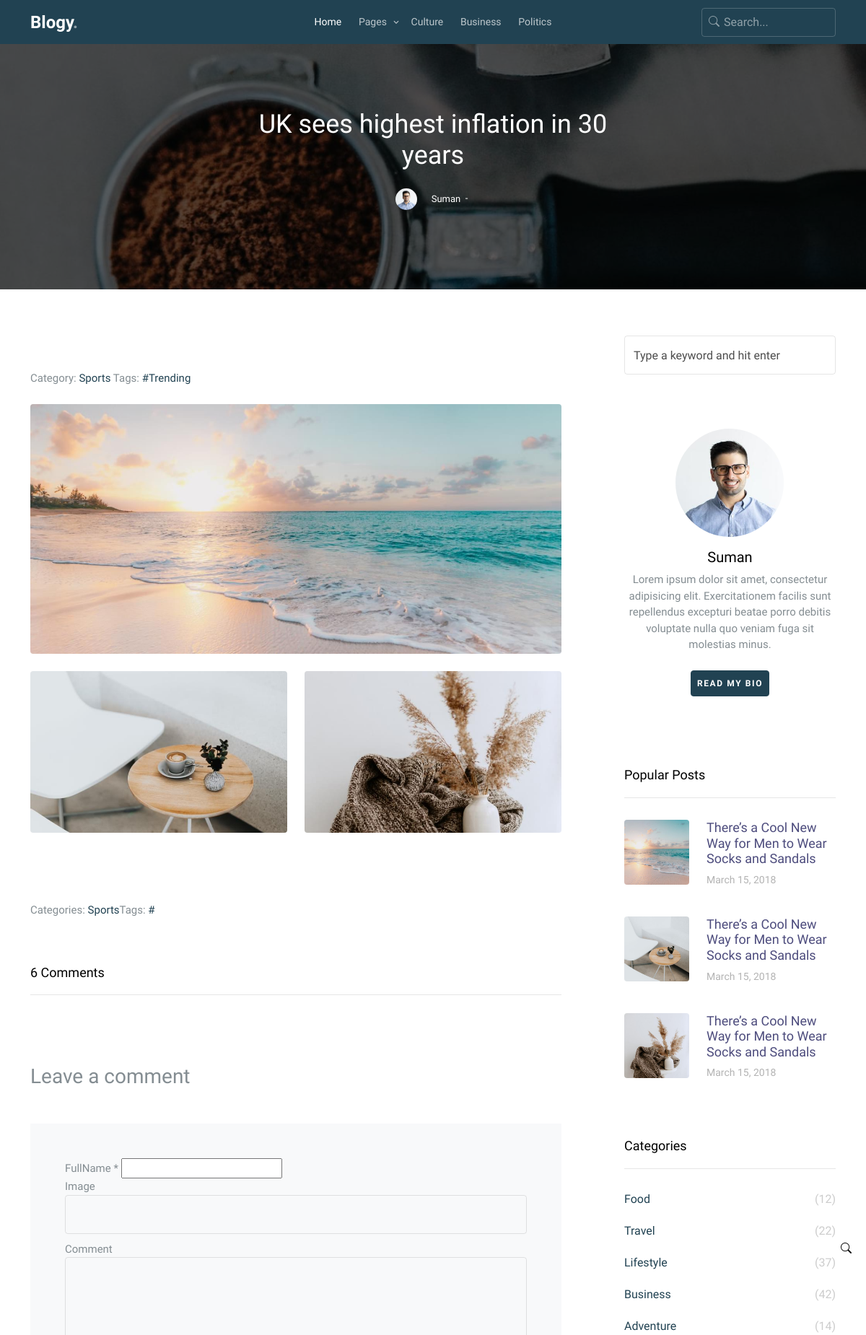
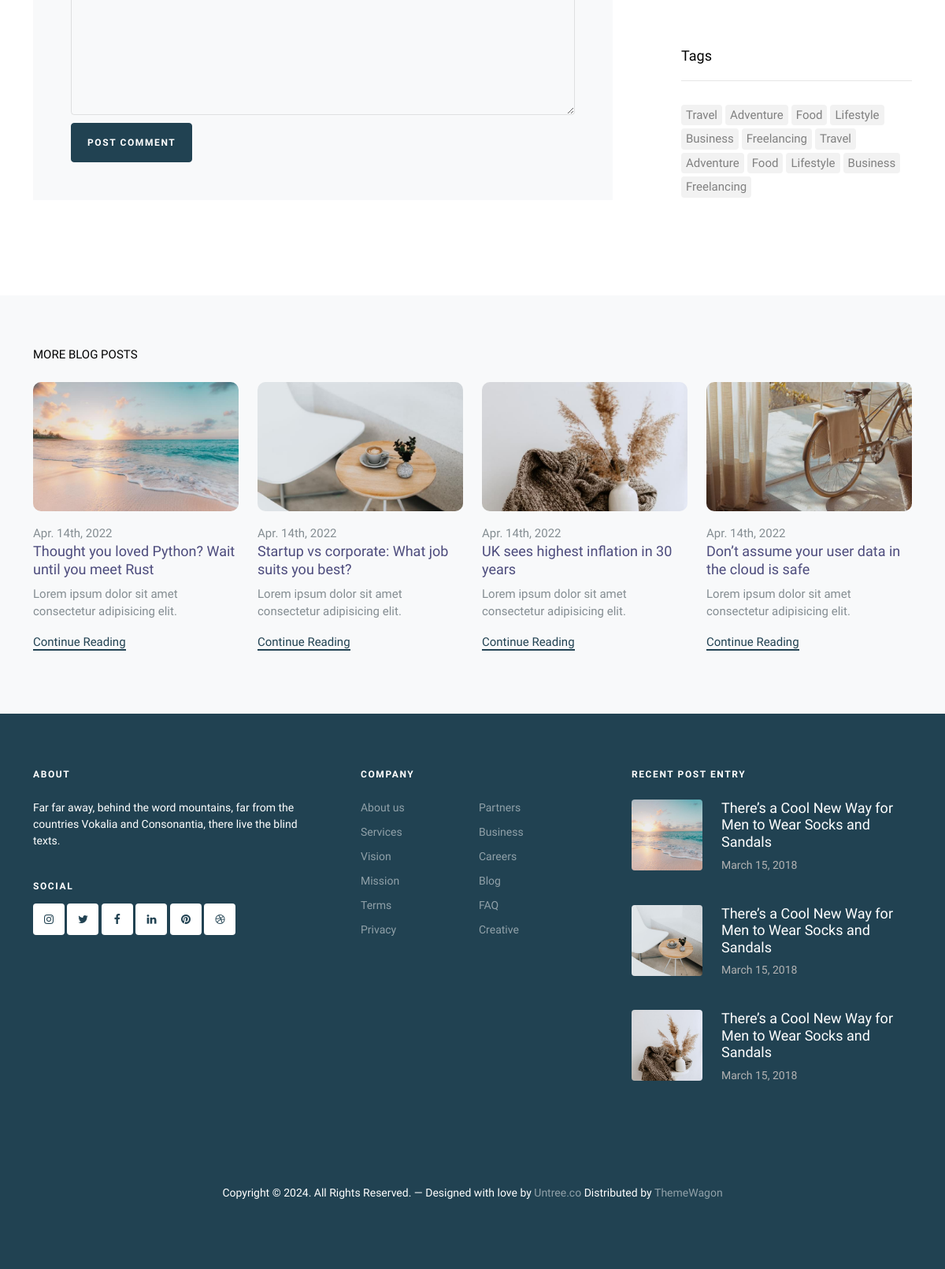
The app's page /blog/2/ with its own data (2 pictures, top to bottom).
### blogs/models.py (models this page shows, shortened)
class Blog(models.Model):
    created_at = models.DateTimeField(auto_now_add=True, editable=False)
    image = models.ImageField()
    title = models.CharField(max_length=255)
    author = models.ForeignKey(Author, on_delete=models.PROTECT)
    category = models.ForeignKey(BlogCategory, on_delete=models.PROTECT)
    tags = models.ManyToManyField(BlogTags, blank=True)
    short_description = models.TextField(default="")
    description = tmcemodel.HTMLField()
    class Meta:
        ordering = ("-created_at",)

class Author(models.Model):
    name = models.CharField(max_length=255)
    image = models.ImageField()

class BlogCategory(models.Model):
    name = models.CharField(max_length=100)

class BlogTags(models.Model):
    name = models.CharField(max_length=100)
    def __str__(self) -> str:
        return self.name

### blogs/views.py (the view)
# urls.py: path("blog/<int:pk>/", BlogDetailPage.as_view(), name="blog_detail"),
class BlogDetailPage(generic.DetailView):
    template_name = "single.html"
    model = Blog
    context_object_name = "detail"
    def get_context_data(self, **kwargs):
        return super().get_context_data(**kwargs)

### template/single.html (shortened to what this page needs)
{% extends 'base.html' %}
{% block content %}
<div class="site-cover site-cover-sm same-height overlay single-page"
  style="background-image: url('images/hero_5.jpg');">
  <div class="container">
    <div class="row same-height justify-content-center">
      <div class="col-md-6">
        <div class="post-entry text-center">
          <h1 class="mb-4">{{detail.title}}</h1>
          <div class="post-meta align-items-center text-center">
            <figure class="author-figure mb-0 me-3 d-inline-block"><img src="{{detail.author.image.url}}" alt="Image"
                class="img-fluid">
            </figure>
            <span class="d-inline-block mt-1">{{detail.author.name}}</span>
            <span>&nbsp;-&nbsp; {{details.created_at}}</span>
          </div>
        </div>
      </div>
    </div>
  </div>
</div>
<section class="section">
  <div class="container">
    <div class="row blog-entries element-animate">
      <div class="col-md-12 col-lg-8 main-content">
        <div class="pt-5">
          <p>Category: <a href="#">{{detail.category.name}}</a> Tags:
            {% for i in detail.tags.all %}
            <a href="#">#{{i}}</a>
            {% endfor %}
          </p>
        </div>
        <div class="row my-4">
          <div class="col-md-12 mb-4">
            <img src="static/images/hero_1.jpg" alt="Image placeholder" class="img-fluid rounded">
          </div>
          <div class="col-md-6 mb-4">
            <img src="static/images/img_2_horizontal.jpg" alt="Image placeholder" class="img-fluid rounded">
          </div>
          <div class="col-md-6 mb-4">
            <img src="static/images/img_3_horizontal.jpg" alt="Image placeholder" class="img-fluid rounded">
          </div>
        </div>
        <div class="pt-5">
          <p>Categories: <a href="#">{{detail.category.name}}</a>Tags:
            {%for in in detail.tags.all%}
            <a href="#">#{{i}}</a>
            {%endfor %}
          </p>
        </div>
        <div class="pt-5 comment-wrap">
          <h3 class="mb-5 heading">6 Comments</h3>
          <div class="comment-form-wrap pt-5">
            <h3 class="mb-5">Leave a comment</h3>
            <form action="#" class="p-5 bg-light">
              <div class="form-group">
                <label for="name">FullName *</label>
                <input type="text" class="multipart_form-control" id="full_name" required>
              </div>
              <div class="form-group">
                <label for="website">Image</label>
                <input type="url" class="form-control" id="image" required>
              </div>
              <div class="form-group">
                <label for="message">Comment</label>
                <textarea name="comment" cols="30" rows="10" class="form-control" required></textarea>
              </div>
              <div class="form-group">
                <input type="submit" value="Post Comment" class="btn btn-primary">
              </div>
            </form>
          </div>
        </div>
      </div>
      <div class="col-md-12 col-lg-4 sidebar">
        <div class="sidebar-box search-form-wrap">
          <form action="#" class="sidebar-search-form">
            <span class="bi-search"></span>
            <input type="text" class="form-control" id="s" placeholder="Type a keyword and hit enter">
          </form>
        </div>
        <div class="sidebar-box">
          <div class="bio text-center">
            <img src="{{detail.author.image.url}}" alt="Image Placeholder" class="img-fluid mb-3">
            <div class="bio-body">
              <h2>{{detail.author.name}}</h2>
              <p class="mb-4">Lorem ipsum dolor sit amet, consectetur adipisicing elit. Exercitationem facilis sunt
                repellendus excepturi beatae porro debitis voluptate nulla quo veniam fuga sit molestias minus.</p>
              <p><a href="#" class="btn btn-primary btn-sm rounded px-2 py-2">Read my bio</a></p>
              <p class="social">
                <a href="#" class="p-2"></a>
                <a href="#" class="p-2"></a>
                <a href="#" class="p-2"></a>
                <a href="#" class="p-2"></a>
              </p>
            </div>
          </div>
        </div>
        <div class="sidebar-box">
          <h3 class="heading">Popular Posts</h3>
          <div class="post-entry-sidebar">
            <ul>
              <li>
                <a href="">
                  <img src="static/images/img_1_sq.jpg" alt="Image placeholder" class="me-4 rounded">
                  <div class="text">
                    <h4>There’s a Cool New Way for Men to Wear Socks and Sandals</h4>
                    <div class="post-meta">
                      <span class="mr-2">March 15, 2018 </span>
                    </div>
                  </div>
                </a>
              </li>
              <li>
                <a href="">
                  <img src="static/images/img_2_sq.jpg" alt="Image placeholder" class="me-4 rounded">
                  <div class="text">
                    <h4>There’s a Cool New Way for Men to Wear Socks and Sandals</h4>
                    <div class="post-meta">
                      <span class="mr-2">March 15, 2018 </span>
                    </div>
                  </div>
                </a>
              </li>
              <li>
                <a href="">
                  <img src="static/images/img_3_sq.jpg" alt="Image placeholder" class="me-4 rounded">
                  <div class="text">
                    <h4>There’s a Cool New Way for Men to Wear Socks and Sandals</h4>
                    <div class="post-meta">
                      <span class="mr-2">March 15, 2018 </span>
                    </div>
                  </div>
                </a>
              </li>
            </ul>
          </div>
        </div>
        <div class="sidebar-box">
          <h3 class="heading">Categories</h3>
          <ul class="categories">
            <li><a href="#">Food <span>(12)</span></a></li>
            <li><a href="#">Travel <span>(22)</span></a></li>
            <li><a href="#">Lifestyle <span>(37)</span></a></li>
            <li><a href="#">Business <span>(42)</span></a></li>
            <li><a href="#">Adventure <span>(14)</span></a></li>
          </ul>
        </div>
        <div class="sidebar-box">
          <h3 class="heading">Tags</h3>
          <ul class="tags">
            <li><a href="#">Travel</a></li>
            <li><a href="#">Adventure</a></li>
            <li><a href="#">Food</a></li>
            <li><a href="#">Lifestyle</a></li>
            <li><a href="#">Business</a></li>
            <li><a href="#">Freelancing</a></li>
            <li><a href="#">Travel</a></li>
            <li><a href="#">Adventure</a></li>
            <li><a href="#">Food</a></li>
            <li><a href="#">Lifestyle</a></li>
            <li><a href="#">Business</a></li>
            <li><a href="#">Freelancing</a></li>
          </ul>
        </div>
      </div>
    </div>
  </div>
</section>
<section class="section posts-entry posts-entry-sm bg-light">
  <div class="container">
    <div class="row mb-4">
      <div class="col-12 text-uppercase text-black">More Blog Posts</div>
    </div>
    <div class="row">
      <div class="col-md-6 col-lg-3">
        <div class="blog-entry">
          <a href="single.html" class="img-link">
            <img src="static/images/img_1_horizontal.jpg" alt="Image" class="img-fluid">
          </a>
          <span class="date">Apr. 14th, 2022</span>
          <h2><a href="single.html">Thought you loved Python? Wait until you meet Rust</a></h2>
          <p>Lorem ipsum dolor sit amet consectetur adipisicing elit.</p>
          <p><a href="#" class="read-more">Continue Reading</a></p>
        </div>
      </div>
      <div class="col-md-6 col-lg-3">
        <div class="blog-entry">
          <a href="single.html" class="img-link">
            <img src="static/images/img_2_horizontal.jpg" alt="Image" class="img-fluid">
          </a>
          <span class="date">Apr. 14th, 2022</span>
          <h2><a href="single.html">Startup vs corporate: What job suits you best?</a></h2>
          <p>Lorem ipsum dolor sit amet consectetur adipisicing elit.</p>
          <p><a href="#" class="read-more">Continue Reading</a></p>
        </div>
      </div>
      <div class="col-md-6 col-lg-3">
        <div class="blog-entry">
          <a href="single.html" class="img-link">
            <img src="static/images/img_3_horizontal.jpg" alt="Image" class="img-fluid">
          </a>
          <span class="date">Apr. 14th, 2022</span>
          <h2><a href="single.html">UK sees highest inflation in 30 years</a></h2>
          <p>Lorem ipsum dolor sit amet consectetur adipisicing elit.</p>
          <p><a href="#" class="read-more">Continue Reading</a></p>
        </div>
      </div>
      <div class="col-md-6 col-lg-3">
        <div class="blog-entry">
          <a href="single.html" class="img-link">
            <img src="static/images/img_4_horizontal.jpg" alt="Image" class="img-fluid">
          </a>
          <span class="date">Apr. 14th, 2022</span>
          <h2><a href="single.html">Don’t assume your user data in the cloud is safe</a></h2>
          <p>Lorem ipsum dolor sit amet consectetur adipisicing elit.</p>
          <p><a href="#" class="read-more">Continue Reading</a></p>
        </div>
      </div>
    </div>
  </div>
</section>
{% endblock %}

### records on screen
Blog: title "UK sees highest inflation in 30 years", author.image (picture), author.name "Suman", category.name "Sports"
BlogTags: name "Trending"
